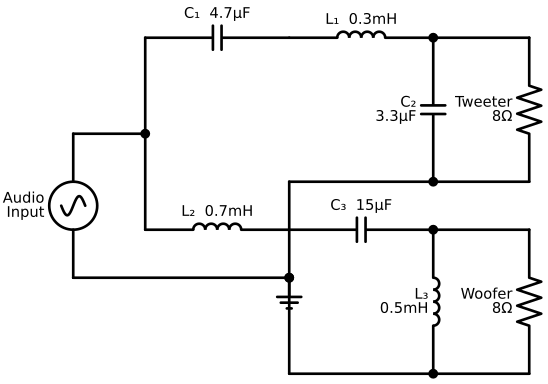

Write the Python code that produced this figure.
"""
Two-Way Audio Crossover Network
Splits audio signal into high and low frequency paths for tweeter and woofer.
A practical application of series-parallel RLC combinations.
Crossover frequency: ~3kHz
"""
import schemdraw
import schemdraw.elements as elm

with schemdraw.Drawing() as d:
    d.config(unit=3, fontsize=11)

    # Audio input source
    source = d.add(elm.SourceSin().up().label('Audio\nInput'))

    # Connect to main junction
    d += elm.Line().right().length(1.5).at(source.end)
    d += elm.Dot()
    d.push()

    # === HIGH PASS PATH (to Tweeter) - goes up ===
    d += elm.Line().up().length(2)

    # HP Filter: Series capacitor
    d += elm.Capacitor().right().label('C₁  4.7μF')

    # Series inductor for 2nd order
    d += elm.Inductor().right().label('L₁  0.3mH')

    # Shunt capacitor
    d += elm.Dot()
    d.push()
    d += elm.Capacitor().down().label('C₂\n3.3μF')
    d += elm.Dot()
    d.pop()

    # Tweeter (represented as resistor) - offset to the right
    d += elm.Line().right().length(2)
    d += elm.Resistor().down().label('Tweeter\n8Ω')

    # Connect tweeter return
    d += elm.Line().left().length(5)
    d += elm.Line().down().length(2)
    d += elm.Dot()

    # Return to junction
    d.pop()

    # === LOW PASS PATH (to Woofer) - goes down ===
    d += elm.Line().down().length(2)

    # LP Filter: Series inductor
    d += elm.Inductor().right().label('L₂  0.7mH')

    # Series capacitor for 2nd order
    d += elm.Capacitor().right().label('C₃  15μF')

    # Shunt inductor
    d += elm.Dot()
    d.push()
    d += elm.Inductor().down().label('L₃\n0.5mH')
    d += elm.Dot()
    d.pop()

    # Woofer (represented as resistor) - offset to the right
    d += elm.Line().right().length(2)
    d += elm.Resistor().down().label('Woofer\n8Ω')

    # Connect woofer return
    d += elm.Line().left().length(5)
    d += elm.Line().up().length(2)

    # Ground/return junction
    d += elm.Dot()
    d += elm.Ground()

    # Return to source
    d += elm.Line().left().tox(source.start)
    d += elm.Line().up().toy(source.start)

    d.save('audio-crossover.svg')
